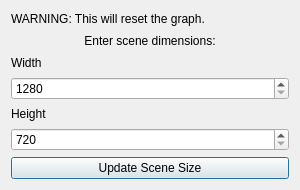
<?xml version="1.0" encoding="UTF-8"?>
<ui version="4.0">
 <class>SceneSizeInputClass</class>
 <widget class="QDialog" name="SceneSizeInputClass">
  <property name="geometry">
   <rect>
    <x>0</x>
    <y>0</y>
    <width>300</width>
    <height>190</height>
   </rect>
  </property>
  <property name="minimumSize">
   <size>
    <width>300</width>
    <height>190</height>
   </size>
  </property>
  <property name="maximumSize">
   <size>
    <width>300</width>
    <height>190</height>
   </size>
  </property>
  <property name="windowTitle">
   <string>Scene Dimensions</string>
  </property>
  <layout class="QVBoxLayout" name="verticalLayout">
   <item>
    <widget class="QLabel" name="label_4">
     <property name="text">
      <string>WARNING: This will reset the graph.</string>
     </property>
    </widget>
   </item>
   <item>
    <widget class="QLabel" name="label">
     <property name="text">
      <string>Enter scene dimensions:</string>
     </property>
     <property name="alignment">
      <set>Qt::AlignmentFlag::AlignCenter</set>
     </property>
    </widget>
   </item>
   <item>
    <widget class="QLabel" name="label_2">
     <property name="text">
      <string>Width</string>
     </property>
    </widget>
   </item>
   <item>
    <widget class="QSpinBox" name="widthBox">
     <property name="specialValueText">
      <string/>
     </property>
     <property name="suffix">
      <string/>
     </property>
     <property name="minimum">
      <number>1280</number>
     </property>
     <property name="maximum">
      <number>122880</number>
     </property>
     <property name="displayIntegerBase">
      <number>10</number>
     </property>
    </widget>
   </item>
   <item>
    <widget class="QLabel" name="label_3">
     <property name="text">
      <string>Height</string>
     </property>
    </widget>
   </item>
   <item>
    <widget class="QSpinBox" name="heightBox">
     <property name="minimum">
      <number>720</number>
     </property>
     <property name="maximum">
      <number>69120</number>
     </property>
    </widget>
   </item>
   <item>
    <widget class="QPushButton" name="pushButton">
     <property name="text">
      <string>Update Scene Size</string>
     </property>
    </widget>
   </item>
  </layout>
 </widget>
 <layoutdefault spacing="6" margin="11"/>
 <resources/>
 <connections/>
</ui>
